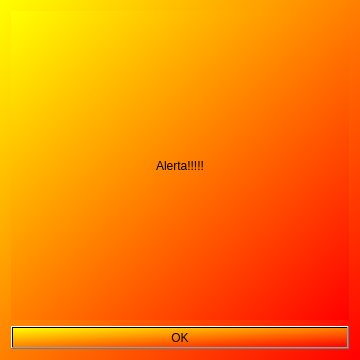
<?xml version="1.0" encoding="UTF-8"?>
<ui version="4.0">
 <class>Dialog</class>
 <widget class="QDialog" name="Dialog">
  <property name="geometry">
   <rect>
    <x>0</x>
    <y>0</y>
    <width>360</width>
    <height>360</height>
   </rect>
  </property>
  <property name="minimumSize">
   <size>
    <width>360</width>
    <height>360</height>
   </size>
  </property>
  <property name="maximumSize">
   <size>
    <width>360</width>
    <height>360</height>
   </size>
  </property>
  <property name="windowTitle">
   <string>Dialog</string>
  </property>
  <property name="styleSheet">
   <string notr="true">background-color: qlineargradient(spread:pad, x1:0, y1:0, x2:1, y2:1, stop:0 rgba(255, 255, 0, 255), stop:1 rgba(255, 0, 0, 255));</string>
  </property>
  <layout class="QVBoxLayout" name="verticalLayout">
   <item>
    <widget class="QLabel" name="label">
     <property name="styleSheet">
      <string notr="true">font: 16pt &quot;Sans Serif&quot;;</string>
     </property>
     <property name="text">
      <string>Alerta!!!!!</string>
     </property>
     <property name="textFormat">
      <enum>Qt::AutoText</enum>
     </property>
     <property name="alignment">
      <set>Qt::AlignCenter</set>
     </property>
    </widget>
   </item>
   <item>
    <widget class="QPushButton" name="aceptar">
     <property name="text">
      <string>OK</string>
     </property>
    </widget>
   </item>
  </layout>
 </widget>
 <resources/>
 <connections/>
</ui>
